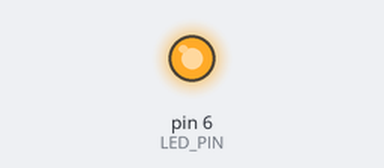
The sketch below on a simulated Arduino Uno, built with avr-gcc and run on an emulated ATmega328P. Parts: output pins drawn as LEDs (lit = HIGH).

Above: at 0.4 s.
At 5.2 s:
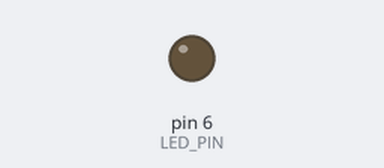
Timing chart, 0 to 8.3 s (numbered marks = the images above):
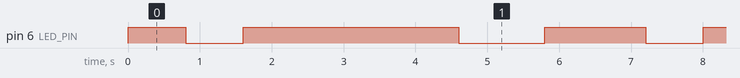

Measured:
- by itself, pin 6 (LED_PIN): repeats every 6.4 s: LOW 0.80 s, HIGH 3.0 s, LOW 1.2 s, HIGH 1.4 s
- by itself, everything shown: repeats every 6.4 s, in 4 steps

The sketch:

led.ino
```cpp
#include "led.h"

#define LED_PIN 6

Led led(LED_PIN);

void setup()
{
    led.init();
}

void loop()
{
    led.blink(800);
    led.Dance_time(600);
}
```

led.cpp
```cpp
#include "led.h"

Led::Led(int led_pin)
{
    m_led_pin = led_pin;
}

void Led::init()
{
    pinMode(m_led_pin, OUTPUT);
}

void Led::state(String led_state)
{
    if(led_state == "on")
    {
        digitalWrite(m_led_pin, HIGH);
    }
    else if(led_state == "off")
    {
        digitalWrite(m_led_pin, LOW);
    }
}

void Led::blink(unsigned int delay_time)
{
    state("on");
    delay(delay_time);
    state("off");
    delay(delay_time);
}

void Led::Dance_time(unsigned int delay_puse)
{
    state("on");
    delay(delay_puse*2);
    state("on");
    delay(delay_puse*3);
    state("off");
    delay(delay_puse*2);
    state("on");
    delay(delay_puse);
}
```

led.h
```cpp
#ifndef LED_PAR_H
#define LED_PAR_H

#include <Arduino.h>

class Led
{
    private:
        int m_led_pin;
    public:
        Led(int led_pin);
        void init();
        void state(String led_state);
        void blink(unsigned int delay_time);
        void Dance_time(unsigned int delay_puse);
};

#endif
```
